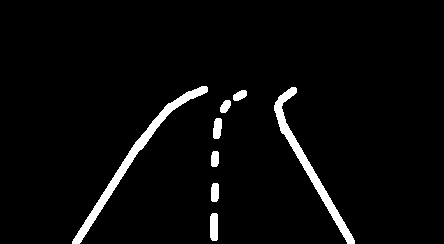
#> input picture imgs/mask3.png, 444 x 244 px
$ python sliding_window.py
#> lines starting #> are read from the running program, lines starting #| are printed output that depends on the picture; after the words box and inside, x2 and y2 are one past the last pixel; in counts of white or black regions, pixels touching at a corner belong together
### Birdseye_view.py
import cv2
import numpy as np
import matplotlib.pyplot as plt

# 카메라 칼리브레이션이 필요해보임.


def get_hw(img: np.array):
    height, width = img.shape[:2]
    return height, width


# 이미지에서 경로 등변사다리꼴 형태로 4개의 point 지정
# 카메라 위치 따라서 좌표값 수정 필요 >> 임의 지정
# ldx = 좌하점의 x좌표, hl = 사다리꼴 높이, l1 = 사다리꼴 밑변 길이, l2 = 사다리꼴 윗변 길이
# 카메라 위치 결정되면 수정 필요한 부분. 좌표 계산도 바꿔야 할 수도 있음
def get_points(img: np.array, ldx: int, hl: int, l1: int, l2: int):
    h, w = get_hw(img)
    p1 = [ldx + ((l1 - l2)/2), h-hl]  # 좌상
    p2 = [ldx, h]  # 좌하
    p3 = [ldx + l1 - ((l1 - l2)/2), h-hl]  # 우상
    p4 = [ldx + l1, h]  # 우하
    return np.float32([p1, p2, p3, p4])


def get_params(img: np.array):
    h, w = get_hw(img)

    img_p1 = [0, 0]  # 좌상
    img_p2 = [0, h]  # 좌하
    img_p3 = [w, 0]  # 우상
    img_p4 = [w, h]  # 우하

    return np.float32([img_p1, img_p2, img_p3, img_p4])


def bird_eye_view(img: np.array, ldx: int, hl: int, l1: int, l2: int):
    par = get_params(img)
    points = get_points(img, ldx, hl, l1, l2)
    mat = cv2.getPerspectiveTransform(points, par)
    h, w = get_hw(img)
    transform = cv2.warpPerspective(img, mat, (w, h))
    return transform
# mat = 변환행렬(3*3 행렬)


# 이미지 출력
# [7 lines that do not run on import are left out]

### sliding_window.py
import cv2
import numpy as np
from Birdseye_view import bird_eye_view

def get_start_window(mask_img, ratio): # mask_img: 마스크 이미지, ratio: 초기 윈도우를 구하기 위한 (최대 탐색 높이/ 전체 높이)
    # 윈도우 제일 아래 시작 지점 구하기
    # 시작 지점을 구하기 위한 마스크 생성
    mask = np.zeros_like(mask_img)
    mask[int(mask.shape[0]*(1 - ratio)):, :] = 1
    # 마스크 적용
    mask_img = mask_img * mask
    # 세로축으로 마스크 히스토그램 왼쪽 오른쪽 구하기
    mask_img_hist = np.sum(mask_img, axis=0)/255
    mask_img_hist_L = mask_img_hist.copy()
    mask_img_hist_M = mask_img_hist.copy()
    mask_img_hist_R = mask_img_hist.copy()
    mask_img_hist_R[:(mask_img_hist.shape[0]//3)*2] = 0
    mask_img_hist_M[:mask_img_hist.shape[0]//3] = 0
    mask_img_hist_M[(mask_img_hist.shape[0]//3)*2:] = 0
    mask_img_hist_L[mask_img_hist.shape[0]//3:] = 0

    return np.argmax(mask_img_hist_L), np.argmax(mask_img_hist_M), np.argmax(mask_img_hist_R)

def get_rect(y, x, w, h): # y: 중심 y좌표, x: 중심x 좌표, w: 넓이, h: 높이
    # 좌측 상단 점와 우측 하단 점을 리턴(이미지 좌표계 기준)
    return (y - h//2, x - w//2), (y + h//2, x + w//2) # 좌상단, 우하단 (y ,x)

def draw_points(img, pts):
    for pt in pts:
        cv2.circle(img, (pt[1], pt[0]), 1, 200, 2)

def draw_rect(img, pts, w, h):
    for pt in pts:
        cv2.rectangle(img, (pt[1]-max([w//2, 0]), pt[0]-max([h//2, 0])), (pt[1]+min([w//2, img.shape[1]]), pt[0]+min([h//2, img.shape[0]])), 100, 2)

def get_middle_point(mask_img, tl, br):
    window = mask_img[tl[0]:br[0], tl[1]:br[1]]
    nonzero_x = np.nonzero(window)[1]
    if len(nonzero_x) > 0: # 윈도우에 차선이 존재할 떄
        mean_x = np.mean(nonzero_x)
        return int(tl[1] + mean_x) # x 중심 좌표
    else: # 윈도우에 차선이 존재하지 않을 때
        return int((tl[1] + br[1]) / 2)

# mask_img: 전처리를 통해 검출된 차선 + ROI, window_num: 차선당 윈도우 개수
# window_width: 윈도우 폭, ratio 처음 윈도우 찾는 최고 높이 비율
def get_windows(mask_img, window_num, window_width, ratio):
    # 창 높이 구하기
    window_height = mask_img.shape[0]//window_num

    # 윈도우 중심점들 리스트
    R_middle_points = []
    M_middle_points = []
    L_middle_points = []

    # 제일 아래 시작 윈도우 중심점 얻기
    base_L, base_M, base_R = get_start_window(mask_img, ratio)
    # 제일 아래 윈도우 x좌표를 현재 윈도우 x좌표로 설정
    current_L = base_L
    current_M = base_M
    current_R = base_R
    # 바로 아래 윈도우 중심좌표로 다음 윈도우 중심 좌표 구하기
    for window in range(window_num):
        # 현재 윈도우 y 인덱스
        y_ = mask_img.shape[0] - window_height // 2 - window_height * window
        # 현재 윈도우 중심점 리스트에 추가, (y, x)로 좌표(인덱스)를 저장
        R_middle_points.append((y_, current_R))
        M_middle_points.append((y_, current_M))
        L_middle_points.append((y_, current_L))
        # 제일 아래 윈도우의 중심점을 중심으로 하는 윈도우를 위에 생성
        # 왼쪽 위, 오른쪽 아래 점 구하기
        R_tl, R_br = get_rect(y_, current_R, window_width, window_height)
        M_tl, M_br = get_rect(y_, current_M, window_width, window_height)
        L_tl, L_br = get_rect(y_, current_L, window_width, window_height)
        # 다음 중심점 구하기
        current_R = get_middle_point(mask_img, R_tl, R_br)
        current_M = get_middle_point(mask_img, M_tl, M_br)
        current_L = get_middle_point(mask_img, L_tl, L_br)


    # 시각화
    draw_points(mask_img, R_middle_points + L_middle_points + M_middle_points)
    draw_rect(mask_img, R_middle_points + L_middle_points + M_middle_points, window_width, window_height)

    return L_middle_points, M_middle_points, R_middle_points


# 테스트용 실행
if __name__ == '__main__':
    import matplotlib.pyplot as plt

    # 이미지 불러오기
    mask_img = cv2.imread('imgs/mask3.png')
#> mask_img is the input picture: shape (244, 444, 3); 3.7% white; 8 white regions, largest, box (x1, y1, x2, y2) and area: (72, 86, 208, 244) 1683, (274, 87, 355, 244) 1467, (210, 213, 218, 241) 214
    mask_img = cv2.cvtColor(mask_img, cv2.COLOR_BGR2GRAY)

    # 이미지 birds eye view로 변환
    mask_img = bird_eye_view(mask_img, 0, int(mask_img.shape[0]/1.5), 444, 120)
#> in get_params, `h, w = get_hw(img)`: h = 244; w = 444
#> in get_params, `img_p2 = [0, h]`: img_p2 = [0, 244]
#> in get_params, `img_p3 = [w, 0]`: img_p3 = [444, 0]
#> in get_params, `img_p4 = [w, h]`: img_p4 = [444, 244]
#> in bird_eye_view, `par = get_params(img)`: par = [[0, 0], [0, 244], [444, 0], [444, 244]]
#> in get_points, `h, w = get_hw(img)`: h = 244; w = 444
#> in get_points, `p1 = [ldx + ((l1 - l2)/2), h-hl]`: p1 = [162, 82]
#> in get_points, `p2 = [ldx, h]`: p2 = [0, 244]
#> in get_points, `p3 = [ldx + l1 - ((l1 - l2)/2), h-hl]`: p3 = [282, 82]
#> in get_points, `p4 = [ldx + l1, h]`: p4 = [444, 244]
#> in bird_eye_view, `points = get_points(img, ldx, hl, l1, l2)`: points = [[162, 82], [0, 244], [282, 82], [444, 244]]
#> in bird_eye_view, `mat = cv2.getPerspectiveTransform(points, par)`: mat = [[-10.09, -10.09, 2462.2], [-3.07e-15, -15.2, 1246.3], [-1.11e-17, -0.0455, 1]]
#> in bird_eye_view, `h, w = get_hw(img)`: h = 244; w = 444
#> in bird_eye_view, `transform = cv2.warpPerspective(img, mat, (w, h))`:
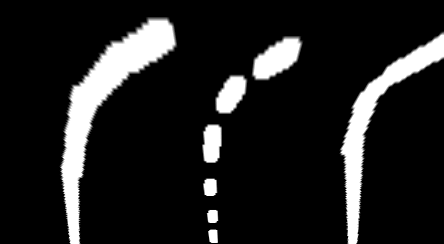
#> transform: shape (244, 444); min 0, max 255, mean 32.1


    # 슬라이딩 윈도우
    result = get_windows(mask_img, 20, 50,0.1)
#> in get_start_window, `mask_img = mask_img * mask`:
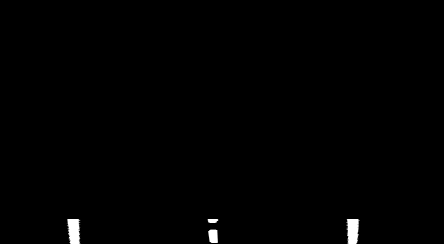
#> mask_img: shape (244, 444); min 0, max 255, mean 1.6
#> in get_start_window, `mask_img_hist = np.sum(mask_img, axis=0)/255`: mask_img_hist = 444 values, max 25 at index 71, min 0 at index 0, mean 1.53
#> in get_start_window, `mask_img_hist_L = mask_img_hist.copy()`: mask_img_hist_L has the same summary as mask_img_hist
#> in get_start_window, `mask_img_hist_M = mask_img_hist.copy()`: mask_img_hist_M has the same summary as mask_img_hist
#> in get_start_window, `mask_img_hist_R = mask_img_hist.copy()`: mask_img_hist_R has the same summary as mask_img_hist
#> in get_windows, `base_L, base_M, base_R = get_start_window(mask_img, ratio)`: base_L = 71; base_M = 212; base_R = 349
#> in get_windows, `current_L = base_L`: current_L = 71
#> in get_windows, `current_M = base_M`: current_M = 212
#> in get_windows, `current_R = base_R`: current_R = 349
#> the loop in get_windows, `for window in range(window_num):` made 20 passes
#> (R_tl, R_br, M_tl, M_br, L_tl, L_br, current_R) on passes 1 to 8: ((232, 324), (244, 374), (232, 187), (244, 237), (232, 46), (244, 96), 352), ((220, 327), (232, 377), (220, 187), (232, 237), (220, 49), (232, 99), 352), ((208, 327), (220, 377), (208, 187), (220, 237), (208, 48), (220, 98), 352), ((196, 327), (208, 377), (196, 187), (208, 237), (196, 47), (208, 97), 352), ((184, 327), (196, 377), (184, 187), (196, 237), (184, 46), (196, 96), 352), ((172, 327), (184, 377), (172, 184), (184, 234), (172, 45), (184, 95), 353), ((160, 328), (172, 378), (160, 184), (172, 234), (160, 46), (172, 96), 353), ((148, 328), (160, 378), (148, 185), (160, 235), (148, 46), (160, 96), 352)
#> (R_tl, R_br, M_tl, M_br, L_tl, L_br, current_R, current_M) on pass 19: ((16, 413), (28, 463), (16, 266), (28, 316), (16, 108), (28, 158), 438, 291)
#> after the loop in get_windows, `for window in range(window_num):`: L_middle_points = [(238, 71), (226, 74), (214, 73), (202, 72), (190, 71), (178, 70), (166, 71), (154, 71), (142, 73), (130, 75), (118, 77), (106, 80), (94, 84), (82, 88), (70, 94), (58, 102), (46, 110), (34, 119), (22, 133), (10, 148)]; M_middle_points = [(238, 212), (226, 212), (214, 212), (202, 212), (190, 212), (178, 209), (166, 209), (154, 210), (142, 210), (130, 211), (118, 212), (106, 224), (94, 226), (82, 230), (70, 235), (58, 250), (46, 264), (34, 277), (22, 291), (10, 291)]; R_middle_points = [(238, 349), (226, 352), (214, 352), (202, 352), (190, 352), (178, 352), (166, 353), (154, 353), (142, 352), (130, 353), (118, 356), (106, 360), (94, 364), (82, 371), (70, 381), (58, 393), (46, 406), (34, 422), (22, 438), (10, 438)]
#> the loop in draw_points, `for pt in pts:` made 60 passes
#> the loop in draw_rect, `for pt in pts:` made 60 passes
#> after the loop in draw_rect, `for pt in pts:`:
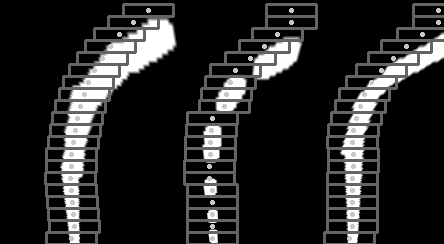
#> img: shape (244, 444); min 0, max 255, mean 37.2

    # 출력
    cv2.imshow('mask_img', mask_img)
    cv2.waitKey(0)
    cv2.destroyAllWindows()
